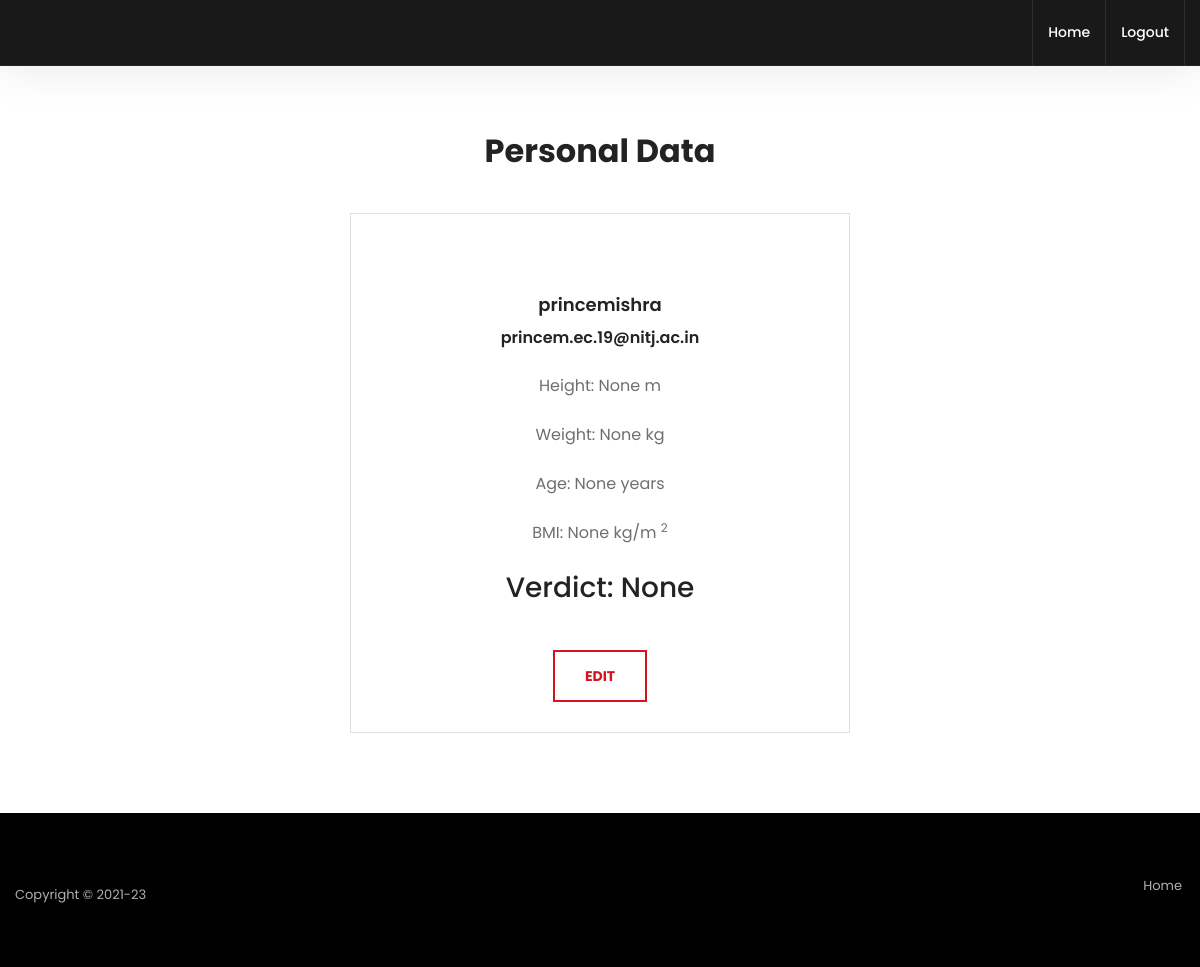
/dashboard (signed in), run on an earlier commit of the app's database.
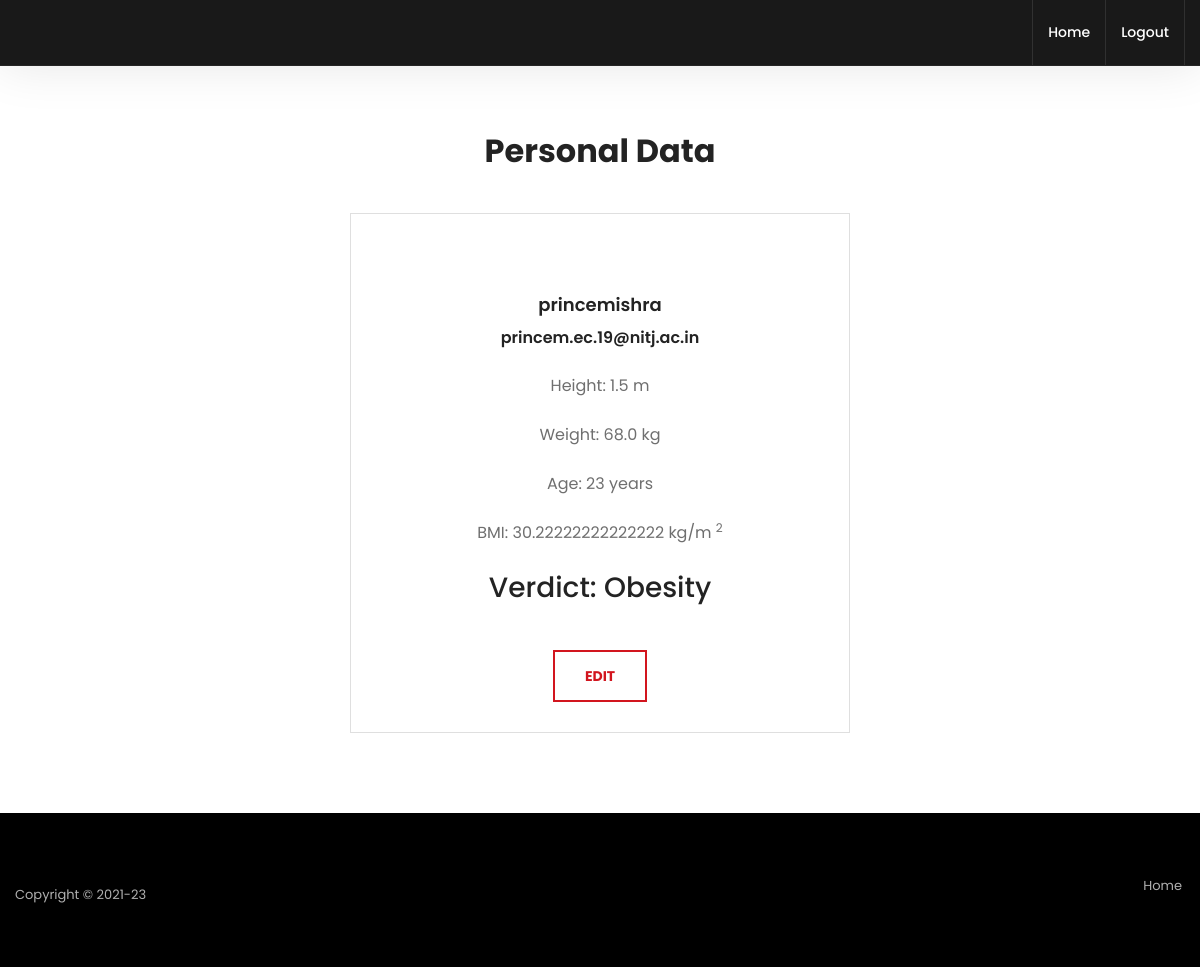
And on a later commit of the database.
### accounts/models.py (models this page shows, shortened)
class Profile(models.Model):
    user = models.OneToOneField(User, on_delete=models.CASCADE)
    age = models.IntegerField(blank=True, null=True)
    weight = models.FloatField(blank=True, null=True)
    height = models.FloatField(blank=True, null=True)
    sex = models.IntegerField(default=1)
    isAdmin = models.BooleanField(default=False)

### accounts/views.py (the view)
# urls.py: path('dashboard', views.dashboard, name='dashboard'),
def dashboard(request):
    if not request.user.is_authenticated:
        return redirect("login")
    obj = Profile.objects.filter(user=request.user).first()
    context = {
        "title": "Daily Miles",
        "sex": obj.sex,
        "age": obj.age,
        "height": obj.height,
        "weight": obj.weight,
        "bmi": "None",
        "verdict": "None",
    }
    if obj.height and obj.weight:
        context["bmi"] = obj.weight / (obj.height * obj.height)
        if context["bmi"] < 18.5:
            context["verdict"] = "Underweight"
        elif context["bmi"] < 25:
            context["verdict"] = "Healthy Weight"
        elif context["bmi"] < 30:
            context["verdict"] = "Overweight"
        else:
            context["verdict"] = "Obesity"
    return render(request, "accounts/dashboard.html", context)

### templates/accounts/dashboard.html (shortened to what this page needs)
{% extends 'accounts/base.html' %}
{% load static %}
{% block body%}
<div class="page-content bg-white">
    <div class="section-full content-inner shop-account">
        <div class="container mt-5">
            <div class="row">
                <div class="col-lg-12 text-center">
                    <h2 class="font-weight-700 m-t0 m-b40">Personal Data</h2>
                </div>
            </div>
            <div class="row">
                <div class="col-lg-12 m-b30">
                    <div class="p-a30 border-1  max-w500 m-auto">
                        <div class="tab-content">
                            <div class="form-group text-center">
                            </div>
                            <div class="form-group text-center">
                                <h5>{{user}}</h5>
                                <h6>{{user.email}}</h6>
                            </div>
                            <div class="form-group text-center">
                                <div class="row">
                                    <div class="col-md-12">
                                        Height: {{height}} m
                                    </div>
                                </div>
                            </div>
                            <div class="form-group text-center">
                                <div class="row">
                                    <div class="col-md-12">
                                        Weight: {{weight}} kg
                                    </div>
                                </div>
                            </div>
                            <div class="form-group text-center">
                                <div class="row">
                                    <div class="col-md-12">
                                        Age: {{age}} years
                                    </div>
                                </div>
                            </div>
                            <div class="form-group text-center">
                                <div class="row">
                                    <div class="col-md-12">
                                        BMI: {{bmi}} kg/m <sup>2</sub>
                                    </div>
                                </div>
                            </div>
                            <div class="form-group text-center">
                                <div class="row">
                                    <div class="col-md-12">
                                        <h3>Verdict: {{verdict}}</h3>
                                    </div>
                                </div>
                            </div>
                            <div class="text-center m-t15">
                                <a class="site-button button-lg radius-no outline outline-2" href="{%url 'data'%}">Edit</a>
                            </div>
                    </div>
                    </div>
                </div>
            </div>
        </div>
    </div>
</div>
{%endblock%}

### templates/accounts/base.html (shortened to what this page needs)
{% load static %}
<!DOCTYPE html>
<html lang="en">
<head>
    <link rel="stylesheet" type="text/css" href="{%static 'css/plugins.css'%}">
    <link rel="stylesheet" type="text/css" href="{%static 'css/style.min.css'%}">
    <link class="skin" rel="stylesheet" type="text/css" href="{%static 'css/skin/skin-2.css'%}">
    <link rel="stylesheet" type="text/css" href="{%static 'css/templete.min.css'%}">
    <link rel="stylesheet" type="text/css" href="{%static 'plugins/revolution/revolution/css/revolution.min.css'%}">
</head>
<body id="bg">
    <div class="page-wraper">
        <header class="site-header mo-left header-transparent header navstyle3">
            <div class="main-bar-wraper navbar-expand-lg is-fixed">
                <div class="main-bar clearfix ">
                    <div class="container clearfix">
                        <div class="header-nav navbar-collapse collapse justify-content-end" id="navbarNavDropdown">
                            <ul class="nav navbar-nav">
                                <li> <a href="{%url 'accounts'%}">Home</a></li>
                                {%if user.is_authenticated%}
                                <li><a href="{%url 'logout'%}">Logout</a></li>
                                {%endif%}
                            </ul>
                        </div>
                    </div>
                </div>
            </div>
        </header>
        {% block body %}{% endblock %}
        <footer class="site-footer footer-full">
            <div class="p-tb60 bg-black">
                <div class="container">
                    <div class="row">
                        <div class="col-md-6 text-md-left text-center footer-logo">
                            <p class="m-b0 m-t10">Copyright © 2021-23</p>
                        </div>
                        <div class="col-md-6 text-md-right text-center">
                            <div class="widget-link ">
                                <ul>
                                    <li><a href="{%url 'accounts'%}">Home</a></li>
                                </ul>
                            </div>
                        </div>
                    </div>
                </div>
            </div>
        </footer>
    </div>
</body>
</html>

What changed in the data, as far as the page shows it:
now on this page (row edited): Profile: height "1.5", weight "68.0"
Also different on the page:
{{ age }}: "None" → "23"
{{ bmi }}: "None" → "30.22222222222222"
{{ verdict }}: "None" → "Obesity"
{{ height }}: "None" → (not shown)
{{ weight }}: "None" → (not shown)
